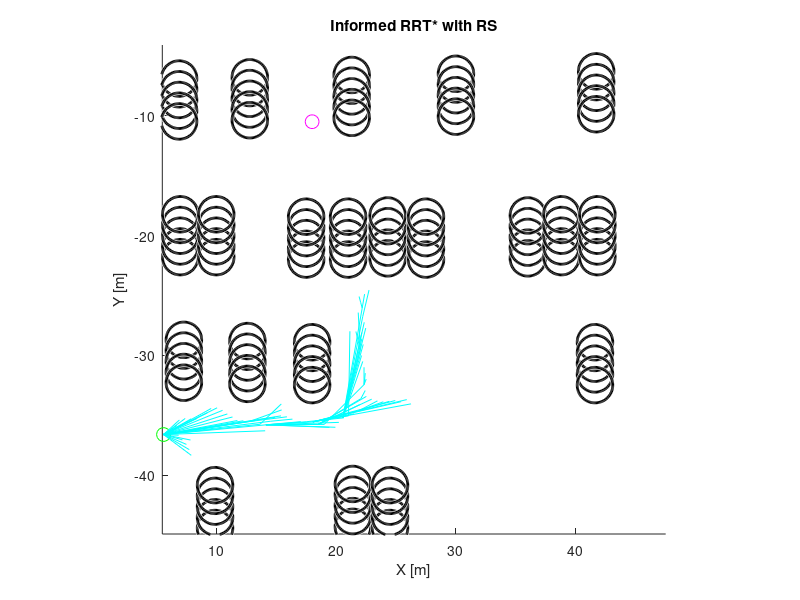

The MATLAB source for this figure: (Note: this script raises an error after producing the figure.)
function main_rrt_rs()
    clc; clear; close all;

    [start, goal, obstacle_list, space] = map_data();
    
    figure(1); clf; hold on; axis equal;
    xlim([space(1), space(2)]); ylim([space(3), space(4)]);
    title('Informed RRT* with RS'); xlabel('X [m]'); ylabel('Y [m]');
    for i = 1:size(obstacle_list,1)
        viscircles(obstacle_list(i,1:2), obstacle_list(i,3), 'Color', 'k');
    end
    plot(start(1), start(2), 'go', 'MarkerSize', 10);
    plot(goal(1), goal(2), 'mo', 'MarkerSize', 10);

    max_iter = 10000; step_size = 0.5; goal_sample_rate = 0.4; radius = 10; R = 7;
    nodes(1).pos = start; nodes(1).parent = 0; nodes(1).cost = 0;
    c_best = inf; best_goal_node = -1; rs_to_goal = [];

    for iter = 1:max_iter
        if rand < goal_sample_rate
            sample = goal;
        elseif isfinite(c_best)
            sample = informed_sample(start, goal, c_best, space);
        else
            sample = [rand_range(space(1), space(2)), rand_range(space(3), space(4)), rand * 2 * pi];
        end

        dists = vecnorm(cell2mat(arrayfun(@(n) n.pos(1:2)', nodes, 'UniformOutput', false)) - sample(1:2)', 2, 1);
        [~, nearest_id] = min(dists);
        nearest_node = nodes(nearest_id);

        theta = atan2(sample(2) - nearest_node.pos(2), sample(1) - nearest_node.pos(1));
        new_pos = nearest_node.pos(1:2) + step_size * [cos(theta), sin(theta)];
        new_pos = [new_pos, theta];

        if ~collision_check_line(nearest_node.pos, new_pos, obstacle_list, space)
            new_node.pos = new_pos;
            new_node.cost = nearest_node.cost + norm(new_pos(1:2) - nearest_node.pos(1:2));
            new_node.parent = nearest_id;

            near_ids = find(vecnorm(cell2mat(arrayfun(@(n) n.pos(1:2)', nodes, 'UniformOutput', false)) - new_node.pos(1:2)', 2, 1) < radius);
            min_cost = new_node.cost;
            for nid = near_ids
                temp_cost = nodes(nid).cost + norm(nodes(nid).pos(1:2) - new_node.pos(1:2));
                if temp_cost < min_cost && ~collision_check_line(nodes(nid).pos, new_node.pos, obstacle_list, space)
                    new_node.cost = temp_cost;
                    new_node.parent = nid;
                    min_cost = temp_cost;
                end
            end

            nodes(end+1) = new_node;
            plot([nodes(new_node.parent).pos(1), new_node.pos(1)], [nodes(new_node.parent).pos(2), new_node.pos(2)], 'c-'); drawnow;

            if norm(new_node.pos(1:2) - goal(1:2)) < 15
                [valid, rs_path] = reeds_shepp_connect(new_node.pos, goal, R, obstacle_list, space);
                if valid
                    c_rs = new_node.cost + sum(vecnorm(diff(rs_path(:,1:2)), 2, 2));
                    if c_rs < c_best
                        c_best = c_rs;
                        best_goal_node = length(nodes);
                        rs_to_goal = rs_path;
                        break;
                    end
                end
            end
        end
    end

    if best_goal_node > 0
        % 전체 경로 추적
        rrt_path = [];
        current = best_goal_node;
        while current > 0
            rrt_path = [nodes(current).pos; rrt_path];
            current = nodes(current).parent;
        end
        
        rrt_smooth_path = path_clothoid_smoothing(rrt_path);
        
        rs_smooth_path = path_clothoid_smoothing(rs_to_goal);
        
        % 전체 경로 = RRT* + RS
        full_path = [rrt_smooth_path; rs_smooth_path];
        assignin('base', 'full_smooth_path', full_path);
        
        % === 시각화 ===
        start_pt = full_path(1,1:2);
        goal_pt  = full_path(end,1:2);
        plot(full_path(:,1), full_path(:,2), 'r-', 'LineWidth', 2.5);
        % plot(goal(1), goal(2), 'ro', 'MarkerSize', 8, 'LineWidth', 2);
        % plot(full_path(:,1), full_path(:,2), '-o','LineWidth',2,'MarkerSize',4,'Color','b');
        plot(start_pt(1), start_pt(2), 'go', 'MarkerSize',10, 'MarkerFaceColor','g');
        plot(goal_pt(1),  goal_pt(2),  'ro', 'MarkerSize',10,'MarkerFaceColor','r');

    else
        disp('Path not found.');
    end
end

% === 서브 함수들 ===
function s = rand_range(a, b)
    s = a + (b - a) * rand;
end

function sample = informed_sample(start, goal, c_max, ~)
    c_min = norm(goal(1:2) - start(1:2));
    a = c_max / 2;
    b = sqrt(c_max^2 - c_min^2) / 2;
    theta = atan2(goal(2) - start(2), goal(1) - start(1));
    C = [cos(theta), -sin(theta); sin(theta), cos(theta)];
    while true
        x = randn * a; y = randn * b;
        if x^2 / a^2 + y^2 / b^2 <= 1, break; end
    end
    pos = C * [x; y] + (start(1:2)' + goal(1:2)') / 2;
    sample = [pos', rand * 2 * pi];
end

function collision = collision_check_line(p1, p2, obs_list, space)
    n = 50;
    xs = linspace(p1(1), p2(1), n);
    ys = linspace(p1(2), p2(2), n);
    collision = false;
    for i = 1:n
        if xs(i) < space(1) || xs(i) > space(2) || ys(i) < space(3) || ys(i) > space(4)
            collision = true; return;
        end
        for j = 1:size(obs_list, 1)
            margin = 1.5;
            if hypot(xs(i) - obs_list(j,1), ys(i) - obs_list(j,2)) < (obs_list(j,3) + margin)
                collision = true; return;
            end
        end
    end
end

function smooth_path = path_clothoid_smoothing(path)
    if size(path, 1) < 3
        smooth_path = path;
        return;
    end

    % === 파라미터 ===
    max_curvature = 0.1;   % 허용 곡률 최대값
    density_factor = 10;    % 포인트 밀도 증가 계수 (기존보다 몇 배 늘릴지)

    % 직선 구간 탐지 및 고정
    fixed_points = false(size(path, 1), 1);
    for i = 2:size(path, 1) - 1
        prev = path(i - 1, 1:2);
        curr = path(i, 1:2);
        next = path(i + 1, 1:2);
        
        % 세 점이 직선상에 있는지 확인
        angle1 = atan2(curr(2) - prev(2), curr(1) - prev(1));
        angle2 = atan2(next(2) - curr(2), next(1) - curr(1));
        if abs(angle1 - angle2) < deg2rad(5)
            fixed_points(i) = true;
        end
    end

    % 곡선 보간 (클로소이드) - 직선 구간 제외
    x = path(:, 1);
    y = path(:, 2);
    yaw = path(:, 3);
    s = cumsum([0; sqrt(diff(x).^2 + diff(y).^2)]);  % 호 길이 계산
    ts = linspace(0, s(end), density_factor * numel(s));

    % 곡률 제어를 위한 PCHIP 보간
    x_smooth = pchip(s(~fixed_points), x(~fixed_points), ts);
    y_smooth = pchip(s(~fixed_points), y(~fixed_points), ts);
    
    yaw_unwrap = unwrap(yaw);
    yaw_smooth = pchip(s(~fixed_points), yaw_unwrap(~fixed_points), ts);

    dx = gradient(x_smooth);
    dy = gradient(y_smooth);
    ddx = gradient(dx);
    ddy = gradient(dy);
    curvature = abs((dx .* ddy - dy .* ddx) ./ (dx.^2 + dy.^2).^(3/2));

    % 곡률이 과도하면 완만하게 보정
    for k = 1:length(curvature)
        if curvature(k) > max_curvature
            factor = max_curvature / curvature(k);
            x_smooth(k) = x_smooth(k-1) + factor * (x_smooth(k) - x_smooth(k-1));
            y_smooth(k) = y_smooth(k-1) + factor * (y_smooth(k) - y_smooth(k-1));
        end
    end

    smooth_path = [x_smooth', y_smooth', wrapToPi(yaw_smooth')];
end

function [valid, rs_path] = reeds_shepp_connect(start, goal, R, obstacle_list, space)
    param.step = 0.5;
    param.max_curv = 1 / R;
    [x_list, y_list, yaw_list] = generation(start, goal, param);
    rs_path = [x_list(:), y_list(:), yaw_list(:)];
    valid = true;
    for i = 1:length(rs_path)
        pos = rs_path(i, :);
        if collision_check_point(pos, obstacle_list, space)
            valid = false;
            return;
        end
    end
end

function is_collision = collision_check_point(pos, obstacle_list, space)
    x = pos(1); y = pos(2);
    if x < space(1) || x > space(2) || y < space(3) || y > space(4)
        is_collision = true; return;
    end
    is_collision = false;
    for i = 1:size(obstacle_list, 1)
        if hypot(x - obstacle_list(i,1), y - obstacle_list(i,2)) < obstacle_list(i,3) + 1.5
            is_collision = true; return;
        end
    end
end

function [x_list, y_list, yaw_list] = generation(start_pose, goal_pose, param)
    sx = start_pose(1); sy = start_pose(2); syaw = start_pose(3);
    gx = goal_pose(1); gy = goal_pose(2); gyaw = goal_pose(3);
    
    dx = gx - sx; dy = gy - sy; dyaw = gyaw - syaw;
    x = (cos(syaw) * dx + sin(syaw) * dy) * param.max_curv;
    y = (-sin(syaw) * dx + cos(syaw) * dy) * param.max_curv;

    planners = ["SCS", "CCC", "CSC", "CCCC", "CCSC", "CCSCC"];
    best_cost = inf;
    best_path = [];

    for i = 1:length(planners)
        planner = str2func(planners(i));
        paths = planner(x, y, dyaw);
        for j = 1:length(paths)
            if paths(j).len < best_cost
                best_path = paths(j);
                best_cost = paths(j).len;
            end
        end
    end

    points_num = floor(best_cost / param.step) + length(best_path.segs) + 3;
    x_list_ = zeros(points_num); y_list_ = zeros(points_num); yaw_list_ = zeros(points_num);
    i = 1;
    for j = 1:length(best_path.segs)
        m = best_path.ctypes(j);
        seg_length = best_path.segs(j);
        d_length = param.step * sign(seg_length);
        x = x_list_(i); y = y_list_(i); yaw = yaw_list_(i);
        l = d_length;
        while abs(l) <= abs(seg_length)
            i = i + 1;
            new_pt = interpolate(m, l, [x, y, yaw], param);
            x_list_(i) = new_pt(1); y_list_(i) = new_pt(2); yaw_list_(i) = new_pt(3);
            l = l + d_length;
        end
        i = i + 1;
        new_pt = interpolate(m, seg_length, [x, y, yaw], param);
        x_list_(i) = new_pt(1); y_list_(i) = new_pt(2); yaw_list_(i) = new_pt(3);
    end

    x_list_ = x_list_(1:i); y_list_ = y_list_(1:i); yaw_list_ = yaw_list_(1:i);
    x_list = zeros(size(x_list_)); y_list = zeros(size(y_list_)); yaw_list = zeros(size(yaw_list_));
    for k = 1:length(x_list_)
        x_list(k) = cos(-syaw) * x_list_(k) + sin(-syaw) * y_list_(k) + sx;
        y_list(k) = -sin(-syaw) * x_list_(k) + cos(-syaw) * y_list_(k) + sy;
        yaw_list(k) = M(yaw_list_(k) + syaw);
    end
end

%%
function [r, theta] = R(x, y)
    r = hypot(x, y);
    theta = atan2(y, x);
end

function theta_truncate = M(theta)
    while theta > pi
        theta = theta - 2.0 * pi;
    end
    while theta < -pi
        theta = theta + 2.0 * pi;
    end
    theta_truncate = theta;
end

function [tau, omega] = calTauOmega(u, v, xi, eta, phi)
    delta = M(u - v);
    A = sin(u) - sin(delta);
    B = cos(u) - cos(delta) - 1.0;

    t1 = atan2(eta * A - xi * B, xi * A + eta * B);
    t2 = 2.0 * (cos(delta) - cos(v) - cos(u)) + 3.0;

    if t2 < 0
        tau = M(t1 + math.pi);
    else
        tau = M(t1);
    end
    omega = M(tau - u + v - phi);
end

function segs = SLS(x, y, phi)
    % Straight-Left-Straight generation mode.
    segs = [];
    
    phi = M(phi);
    if y > 0.0 && phi > 0.0 && phi < pi * 0.99
        xd = -y / tan(phi) + x;
        t = xd - tan(phi / 2.0);
        u = phi;
        v = hypot(x - xd, y) - tan(phi / 2.0);
        segs = [t, u, v];
    elseif y < 0.0 && phi > 0.0 && phi < pi * 0.99
        xd = -y / tan(phi) + x;
        t = xd - tan(phi / 2.0);
        u = phi;
        v = -hypot(x - xd, y) - tan(phi / 2.0);
        segs = [t, u, v];
    end
end

function segs = LRL(x, y, phi)
    % Left-Right-Left generation mode. (L+R-L-)
    segs = [];
    [r, theta] = R(x - sin(phi), y - 1.0 + cos(phi));
    if r <= 4.0
        u = -2.0 * asin(0.25 * r);
        t = M(theta + 0.5 * u + pi);
        v = M(phi - t + u);
        if t >= 0.0 && u <= 0.0
            segs = [t, u, v];
        end
    end
end

function segs = LSL(x, y, phi)
    % Left-Straight-Left generation mode. (L+S+L+)
    segs = [];
    
    [u, t] = R(x - sin(phi), y - 1.0 + cos(phi));
    if t >= 0.0
        v = M(phi - t);
        if v >= 0.0
            segs = [t, u, v];
        end
    end
end

function segs = LSR(x, y, phi)
    % Left-Straight-Right generation mode. (L+S+R+)
    segs = [];
    
    [r, theta] = R(x + sin(phi), y - 1.0 - cos(phi));
    r = r * r;
    if r >= 4.0
        u = sqrt(r - 4.0);
        t = M(theta + atan2(2.0, u));
        v = M(t - phi);
        if t >= 0.0 && v >= 0.0
            segs = [t, u, v];
        end
    end
end

function segs = LRLRn(x, y, phi)
    % Left-Right(beta)-Left(beta)-Right generation mode. (L+R+L-R-)
    segs = [];
    
    xi = x + sin(phi);
    eta = y - 1.0 - cos(phi);
    rho = 0.25 * (2.0 + hypot(xi, eta));
    if rho <= 1.0
        u = acos(rho);
        [t, v] = calTauOmega(u, -u, xi, eta, phi);
        if t >= 0.0 && v <= 0.0
            segs = [t, u, v];
        end
    end
end

function segs = LRLRp(x, y, phi)
    % Left-Right(beta)-Left(beta)-Right generation mode. (L+R-L-R+)
    segs = [];
    
    xi = x + sin(phi);
    eta = y - 1.0 - cos(phi);
    rho = (20.0 - xi * xi - eta * eta) / 16.0;
    if 0.0 <= rho && rho <= 1.0
        u = -acos(rho);
        if u >= -0.5 * pi
            [t, v] = calTauOmega(u, u, xi, eta, phi);
            if t >= 0.0 && v >= 0.0
                segs = [t, u, v];
            end
        end
    end
end

function segs = LRSR(x, y, phi)
    % Left-Right(pi/2)-Straight-Right generation mode. (L+R-S-R-)
    segs = [];
    
    xi = x + sin(phi);
    eta = y - 1.0 - cos(phi);
    [rho, theta] = R(-eta, xi);

    if rho >= 2.0
        t = theta;
        u = 2.0 - rho;
        v = M(t + 0.5 * pi - phi);
        if t >= 0.0 && u <= 0.0 && v <= 0.0
            segs = [t, u, v];
        end
    end
end

function segs = LRSL(x, y, phi)
    % Left-Right(pi/2)-Straight-Left generation mode. (L+R-S-L-)
    segs = [];
    
    xi = x - sin(phi);
    eta = y - 1.0 + cos(phi);
    [rho, theta] = R(xi, eta);
    if rho >= 2.0
        r = sqrt(rho * rho - 4.0);
        u = 2.0 - r;
        t = M(theta + atan2(r, -2.0));
        v = M(phi - 0.5 * pi - t);
        if t >= 0.0 && u <= 0.0 && v <= 0.0
            segs = [t, u, v];
        end
    end
end

function segs = LRSLR(x, y, phi)
    % Left-Right(pi/2)-Straight-Left(pi/2)-Right generation mode. (L+R-S-L-R+)
    segs = [];
    
    xi = x + sin(phi);
    eta = y - 1.0 - cos(phi);
    [r, ~] = R(xi, eta);
    if r >= 2.0
        u = 4.0 - sqrt(r * r - 4.0);
        if u <= 0.0
            t = M(atan2((4.0 - u) * xi - 2.0 * eta, -2.0 * xi + (u - 4.0) * eta));
            v = M(t - phi);
            if t >= 0.0 && v >= 0.0
                segs = [t, u, v];
            end
        end
    end
end

function path = RSPath(segs, ctypes)
    path.segs = segs;
    path.ctypes = ctypes;
    path.len = sum(abs(segs));
end
    
function paths = SCS(x, y, phi)
    paths = struct('segs', {}, 'ctypes', {}, 'len', {});

    segs = SLS(x, y, phi);
    if ~isempty(segs)
        paths(end + 1) = RSPath(segs, ["S", "L", "S"]);
    end
        
    segs = SLS(x, -y, -phi);
    if ~isempty(segs)
        paths(end + 1) = RSPath(segs, ["S", "R", "S"]);
    end
end

function paths = CCC(x, y, phi)
    paths = struct('segs', {}, 'ctypes', {}, 'len', {});

    % L+R-L-
    segs = LRL(x, y, phi);
    if ~isempty(segs)
        paths(end + 1) = RSPath(segs, ["L", "R", "L"]);
    end

    % timefilp: L-R+L+
    segs = LRL(-x, y, -phi);
    if ~isempty(segs)
        paths(end + 1) = RSPath(-segs, ["L", "R", "L"]);
    end

    % reflect: R+L-R-
    segs = LRL(x, -y, -phi);
    if ~isempty(segs)
        paths(end + 1) = RSPath(segs, ["R", "L", "R"]);
    end

    % timeflip + reflect: R-L+R+
    segs = LRL(-x, -y, phi);
    if ~isempty(segs)
        paths(end + 1) = RSPath(-segs, ["R", "L", "R"]);
    end

    % backwards
    xb = x * cos(phi) + y * sin(phi);
    yb = x * sin(phi) - y * cos(phi);

    % backwards: L-R-L+
    segs = LRL(xb, yb, phi);
    if ~isempty(segs)
        t = segs(1); u = segs(2); v = segs(3);
        paths(end + 1) = RSPath([v, u, t], ["L", "R", "L"]);
    end

    % backwards + timefilp: L+R+L-
    segs = LRL(-xb, yb, -phi);
    if ~isempty(segs)
        t = segs(1); u = segs(2); v = segs(3);
        paths(end + 1) = RSPath([-v, -u, -t], ["L", "R", "L"]);
    end

    % backwards + reflect: R-L-R+
    segs = LRL(xb, -yb, -phi);
    if ~isempty(segs)
        t = segs(1); u = segs(2); v = segs(3);
        paths(end + 1) = RSPath([v, u, t], ["R", "L", "R"]);
    end

    % backwards + timeflip + reflect: R+L+R-
    segs = LRL(-xb, -yb, phi);
    if ~isempty(segs)
        t = segs(1); u = segs(2); v = segs(3);
        paths(end + 1) = RSPath([-v, -u, -t], ["R", "L", "R"]);
    end
end

function paths = CSC(x, y, phi)
    paths = struct('segs', {}, 'ctypes', {}, 'len', {});

    % L+S+L+
    segs = LSL(x, y, phi);
    if ~isempty(segs)
        paths(end + 1) = RSPath(segs, ["L", "S", "L"]);
    end

    % timefilp: L-S-L-
    segs = LSL(-x, y, -phi);
    if ~isempty(segs)
        paths(end + 1) = RSPath(-segs, ["L", "S", "L"]);
    end

    % reflect: R+S+R+
    segs = LSL(x, -y, -phi);
    if ~isempty(segs)
        paths(end + 1) = RSPath(segs, ["R", "S", "R"]);
    end

    % timeflip + reflect: R-S-R-
    segs = LSL(-x, -y, phi);
    if ~isempty(segs)
        paths(end + 1) = RSPath(-segs, ["R", "S", "R"]);
    end

    % L+S+R+
    segs = LSR(x, y, phi);
    if ~isempty(segs)
        paths(end + 1) = RSPath(segs, ["L", "S", "R"]);
    end

    % timefilp: L-S-R-
    segs = LSR(-x, y, -phi);
    if ~isempty(segs)
        paths(end + 1) = RSPath(-segs, ["L", "S", "R"]);
    end

    % reflect: R+S+L+
    segs = LSR(x, -y, -phi);
    if ~isempty(segs)
        paths(end + 1) = RSPath(segs, ["R", "S", "L"]);
    end

    % timeflip + reflect: R+S+l-
    segs = LSR(-x, -y, phi);
    if ~isempty(segs)
        paths(end + 1) = RSPath(-segs, ["R", "S", "L"]);
    end
end

function paths = CCCC(x, y, phi)
    paths = struct('segs', {}, 'ctypes', {}, 'len', {});

    % L+R+L-R-
    segs = LRLRn(x, y, phi);
    if ~isempty(segs)
        t = segs(1); u = segs(2); v = segs(3);
        paths(end + 1) = RSPath([t, u, -u, v], ["L", "R", "L", "R"]);
    end

    % timefilp: L-R-L+R+
    segs = LRLRn(-x, y, -phi);
    if ~isempty(segs)
        t = segs(1); u = segs(2); v = segs(3);
        paths(end + 1) = RSPath([-t, -u, u, -v], ["L", "R", "L", "R"]);
    end

    % reflect: R+L+R-L-
    segs = LRLRn(x, -y, -phi);
    if ~isempty(segs)
        t = segs(1); u = segs(2); v = segs(3);
        paths(end + 1) = RSPath([t, u, -u, v], ["R", "L", "R", "L"]);
    end

    % timeflip + reflect: R-L-R+L+
    segs = LRLRn(-x, -y, phi);
    if ~isempty(segs)
        t = segs(1); u = segs(2); v = segs(3);
        paths(end + 1) = RSPath([-t, -u, u, -v], ["R", "L", "R", "L"]);
    end

    % L+R-L-R+
    segs = LRLRp(x, y, phi);
    if ~isempty(segs)
        t = segs(1); u = segs(2); v = segs(3);
        paths(end + 1) = RSPath([t, u, u, v], ["L", "R", "L", "R"]);
    end

    % timefilp: L-R+L+R-
    segs = LRLRp(-x, y, -phi);
    if ~isempty(segs)
        t = segs(1); u = segs(2); v = segs(3);
        paths(end + 1) = RSPath([-t, -u, -u, -v], ["L", "R", "L", "R"]);
    end

    % reflect: R+L-R-L+
    segs = LRLRp(x, -y, -phi);
    if ~isempty(segs)
        t = segs(1); u = segs(2); v = segs(3);
        paths(end + 1) = RSPath([t, u, u, v], ["R", "L", "R", "L"]);
    end

    % timeflip + reflect: R-L+R+L-
    segs = LRLRp(-x, -y, phi);
    if ~isempty(segs)
        t = segs(1); u = segs(2); v = segs(3);
        paths(end + 1) = RSPath([-t, -u, -u, -v], ["R", "L", "R", "L"]);
    end
end

function paths = CCSC(x, y, phi)
    paths = struct('segs', {}, 'ctypes', {}, 'len', {});

    % L+R-(pi/2)S-L-
    segs = LRSL(x, y, phi);
    if ~isempty(segs)
        t = segs(1); u = segs(2); v = segs(3);
        paths(end + 1) = RSPath([t, -0.5 * pi, u, v], ["L", "R", "S", "L"]);
    end

    % timefilp: L-R+(pi/2)S+L+
    segs = LRSL(-x, y, -phi);
    if ~isempty(segs)
        t = segs(1); u = segs(2); v = segs(3);
        paths(end + 1) = RSPath([-t, 0.5 * pi, -u, -v], ["L", "R", "S", "L"]);
    end

    % reflect: R+L-(pi/2)S-R-
    segs = LRSL(x, -y, -phi);
    if ~isempty(segs)
        t = segs(1); u = segs(2); v = segs(3);
        paths(end + 1) = RSPath([t, -0.5 * pi, u, v], ["R", "L", "S", "R"]);
    end

    % timeflip + reflect: R-L+(pi/2)S+R+
    segs = LRSL(-x, -y, phi);
    if ~isempty(segs)
        t = segs(1); u = segs(2); v = segs(3);
        paths(end + 1) = RSPath([-t, 0.5 * pi, -u, -v], ["R", "L", "S", "R"]);
    end

    % L+R-(pi/2)S-R-
    segs = LRSR(x, y, phi);
    if ~isempty(segs)
        t = segs(1); u = segs(2); v = segs(3);
        paths(end + 1) = RSPath([t, -0.5 * pi, u, v], ["L", "R", "S", "R"]);
    end

    % timefilp: L-R+(pi/2)S+R+
    segs = LRSR(-x, y, -phi);
    if ~isempty(segs)
        t = segs(1); u = segs(2); v = segs(3);
        paths(end + 1) = RSPath([-t, 0.5 * pi, -u, -v], ["L", "R", "S", "R"]);
    end

    % reflect: R+L-(pi/2)S-L-
    segs = LRSR(x, -y, -phi);
    if ~isempty(segs)
        t = segs(1); u = segs(2); v = segs(3);
        paths(end + 1) = RSPath([t, -0.5 * pi, u, v], ["R", "L", "S", "L"]);
    end

    % timeflip + reflect: R-L+(pi/2)S+L+
    segs = LRSR(-x, -y, phi);
    if ~isempty(segs)
        t = segs(1); u = segs(2); v = segs(3);
        paths(end + 1) = RSPath([-t, 0.5 * pi, -u, -v], ["R", "L", "S", "L"]);
    end

    % backwards
    xb = x * cos(phi) + y * sin(phi);
    yb = x * sin(phi) - y * cos(phi);

    % backwards: L-S-R-(pi/2)L+
    segs = LRSL(xb, yb, phi);
    if ~isempty(segs)
        t = segs(1); u = segs(2); v = segs(3);
        paths(end + 1) = RSPath([v, u, -0.5 * pi, t], ["L", "S", "R", "L"]);
    end

    % backwards + timefilp: L+S+R+(pi/2)L-
    segs = LRSL(-xb, yb, -phi);
    if ~isempty(segs)
        t = segs(1); u = segs(2); v = segs(3);
        paths(end + 1) = RSPath([-v, -u, 0.5 * pi, -t], ["L", "S", "R", "L"]);
    end

    % backwards + reflect: R-S-L-(pi/2)R+
    segs = LRSL(xb, -yb, -phi);
    if ~isempty(segs)
        t = segs(1); u = segs(2); v = segs(3);
        paths(end + 1) = RSPath([v, u, -0.5 * pi, t], ["R", "S", "L", "R"]);
    end

    % backwards + timefilp + reflect: R+S+L+(pi/2)R-
    segs = LRSL(-xb, -yb, phi);
    if ~isempty(segs)
        t = segs(1); u = segs(2); v = segs(3);
        paths(end + 1) = RSPath([-v, -u, 0.5 * pi, -t], ["R", "S", "L", "R"]);
    end

    % backwards: R-S-R-(pi/2)L+
    segs = LRSR(xb, yb, phi);
    if ~isempty(segs)
        t = segs(1); u = segs(2); v = segs(3);
        paths(end + 1) = RSPath([v, u, -0.5 * pi, t], ["R", "S", "R", "L"]);
    end

    % backwards + timefilp: R+S+R+(pi/2)L-
    segs = LRSR(-xb, yb, -phi);
    if ~isempty(segs)
        t = segs(1); u = segs(2); v = segs(3);
        paths(end + 1) = RSPath([-v, -u, 0.5 * pi, -t], ["R", "S", "R", "L"]);
    end

    % backwards + reflect: L-S-L-(pi/2)R+
    segs = LRSR(xb, -yb, -phi);
    if ~isempty(segs)
        t = segs(1); u = segs(2); v = segs(3);
        paths(end + 1) = RSPath([v, u, -0.5 * pi, t], ["L", "S", "L", "R"]);
    end

    % backwards + timefilp + reflect: L+S+L+(pi/2)R-
    segs = LRSR(-xb, -yb, phi);
    if ~isempty(segs)
        t = segs(1); u = segs(2); v = segs(3);
        paths(end + 1) = RSPath([-v, -u, 0.5 * pi, -t], ["L", "S", "L", "R"]);
    end
end

function paths = CCSCC(x, y, phi)
    paths = struct('segs', {}, 'ctypes', {}, 'len', {});

    % L+R-(pi/2)S-L-(pi/2)R+
    segs = LRSLR(x, y, phi);
    if ~isempty(segs)
        t = segs(1); u = segs(2); v = segs(3);
        paths(end + 1) = RSPath([t, -0.5 * pi, u, -0.5 * pi, v], ["L", "R", "S", "L", "R"]);
    end

    % timefilp: L-R+(pi/2)S+L+(pi/2)R-
    segs = LRSLR(-x, y, -phi);
    if ~isempty(segs)
        t = segs(1); u = segs(2); v = segs(3);
        paths(end + 1) = RSPath([-t, 0.5 * pi, -u, 0.5 * pi, -v], ["L", "R", "S", "L", "R"]);
    end

    % reflect: R+L-(pi/2)S-R-(pi/2)L+
    segs = LRSLR(x, -y, -phi);
    if ~isempty(segs)
        t = segs(1); u = segs(2); v = segs(3);
        paths(end + 1) = RSPath([t, -0.5 * pi, u, -0.5 * pi, v], ["R", "L", "S", "R", "L"]);
    end

    % timefilp + reflect: R-L+(pi/2)S+R+(pi/2)L-
    segs = LRSLR(-x, -y, phi);
    if ~isempty(segs)
        t = segs(1); u = segs(2); v = segs(3);
        paths(end + 1) = RSPath([-t, 0.5 * pi, -u, 0.5 * pi, -v], ["R", "L", "S", "R", "L"]);
    end
end

function new_pt = interpolate(mode, length, init_pose, param)
    x = init_pose(1); y = init_pose(2); yaw = init_pose(3);

    if mode == "S"
        new_x   = x + length / param.max_curv * cos(yaw);
        new_y   = y + length / param.max_curv * sin(yaw);
        new_yaw = yaw;
    elseif mode == "L"
        new_x   = x + (sin(yaw + length) - sin(yaw)) / param.max_curv;
        new_y   = y - (cos(yaw + length) - cos(yaw)) / param.max_curv;
        new_yaw = yaw + length;
    elseif mode == "R"
        new_x   = x - (sin(yaw - length) - sin(yaw)) / param.max_curv;
        new_y   = y + (cos(yaw - length) - cos(yaw)) / param.max_curv;
        new_yaw = yaw - length;
    else
        new_x = 0; new_y = 0; new_yaw = 0;
    end
    new_pt = [new_x, new_y, new_yaw];
end


function [start, goal, obstacle_list, space] = map_data()
    start = [5.6, -36.6, 0];
    goal  = [18, -10.5, -pi/2];
    space = [5.5, 47.5, -44.9, -4.1];
    car_w = 1.97; car_l = 4.47;
    r = car_w / 2 + 0.5;
    n_circles = 5;
    interval = car_l / n_circles;
    traffic_info = [7.29999999999999   -28.7000000000000   -1.57079628000000;   12.8000000000000   -6.80000000000000   -1.57079628000000;   21.3000000000000   -6.60000000000000   -1.57079628000000;   30   -6.50000000000000   -1.57079628000000;   41.7000000000000   -6.30000000000000   -1.57079628000000;   6.90000000000001   -6.90000000000000   -1.57079628000000;   7.00000000000000   -21.8000000000000   1.57079628000000;   10.0000000000000   -21.8000000000000   1.57079628000000;   24.3000000000000   -21.9000000000000   1.57079628000000;   36.0000000000000   -21.9000000000000   1.57079628000000;   38.8000000000000   -21.8000000000000   1.57079628000000;   41.8000000000000   -21.8000000000000   1.57079628000000;   12.6000000000000   -28.8000000000000   -1.57079628000000;   18   -28.9000000000000   -1.57079628000000;   41.6000000000000   -28.9000000000000   -1.57079628000000;   9.90000000000000   -44.4000000000000   1.57079628000000;   21.4000000000000   -44.3000000000000   1.57079628000000;   24.5000000000000   -44.4000000000000   1.57079628000000;   21   -22   1.57079628000000;   17.5000000000000   -22   1.57079628000000;   27.5000000000000   -22   1.57079628000000];
    % traffic_info = [
    %     10, -35, pi/2;
    %     45, -55, pi/2;
    %     65, -75, pi/2;
    %     70, -35, pi/2;
    %     % 1열 왼쪽 세로 주차열
    %     20, -35, pi/2;
    %     20, -55, pi/2;
    %     20, -75, pi/2;
    %     20, -95, pi/2;
    % 
    %     % 2열 중간 세로 주차열
    %     40, -35, pi/2;
    %     40, -55, pi/2;
    %     40, -75, pi/2;
    %     40, -95, pi/2;
    % 
    %     % 3열 오른쪽 세로 주차열
    %     60, -35, pi/2;
    %     60, -55, pi/2;
    %     60, -75, pi/2;
    %     60, -95, pi/2;
    % 
    %     % 오른쪽 세로형 주차열 (끝에 추가)
    %     80, -35, pi/2;
    %     80, -55, pi/2;
    %     80, -75, pi/2;
    %     80, -95, pi/2;
    % ];
    obstacle_list = [];
    for i = 1:size(traffic_info, 1)
        x_head = traffic_info(i, 1);
        y_head = traffic_info(i, 2);
        yaw = traffic_info(i, 3);
        for j = 0:n_circles-1
            dx = cos(yaw) * (j * interval);
            dy = sin(yaw) * (j * interval);
            xc = x_head + dx;
            yc = y_head + dy;
            obstacle_list = [obstacle_list; xc, yc, r];
        end
    end
end